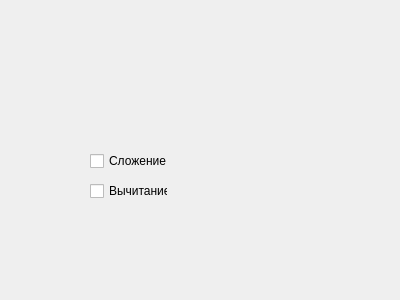
<?xml version="1.0" encoding="UTF-8"?>
<ui version="4.0">
 <class>settings</class>
 <widget class="QWidget" name="settings">
  <property name="geometry">
   <rect>
    <x>0</x>
    <y>0</y>
    <width>400</width>
    <height>300</height>
   </rect>
  </property>
  <property name="windowTitle">
   <string>Form</string>
  </property>
  <widget class="QCheckBox" name="checkBox">
   <property name="geometry">
    <rect>
     <x>90</x>
     <y>150</y>
     <width>78</width>
     <height>22</height>
    </rect>
   </property>
   <property name="text">
    <string>Сложение</string>
   </property>
  </widget>
  <widget class="QCheckBox" name="checkBox_2">
   <property name="geometry">
    <rect>
     <x>90</x>
     <y>180</y>
     <width>78</width>
     <height>22</height>
    </rect>
   </property>
   <property name="text">
    <string>Вычитание</string>
   </property>
  </widget>
 </widget>
 <resources/>
 <connections/>
</ui>
